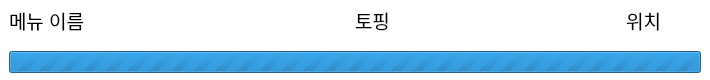
<?xml version="1.0" encoding="UTF-8"?>
<ui version="4.0">
 <class>Form</class>
 <widget class="QWidget" name="Form">
  <property name="geometry">
   <rect>
    <x>0</x>
    <y>0</y>
    <width>710</width>
    <height>80</height>
   </rect>
  </property>
  <property name="sizePolicy">
   <sizepolicy hsizetype="Preferred" vsizetype="Expanding">
    <horstretch>0</horstretch>
    <verstretch>0</verstretch>
   </sizepolicy>
  </property>
  <property name="minimumSize">
   <size>
    <width>0</width>
    <height>80</height>
   </size>
  </property>
  <property name="windowTitle">
   <string>Form</string>
  </property>
  <widget class="QFrame" name="frame_2">
   <property name="geometry">
    <rect>
     <x>0</x>
     <y>0</y>
     <width>710</width>
     <height>80</height>
    </rect>
   </property>
   <property name="styleSheet">
    <string notr="true">background: rgb(255, 255, 255);</string>
   </property>
   <property name="frameShape">
    <enum>QFrame::NoFrame</enum>
   </property>
   <property name="frameShadow">
    <enum>QFrame::Raised</enum>
   </property>
   <property name="lineWidth">
    <number>0</number>
   </property>
   <layout class="QVBoxLayout" name="verticalLayout">
    <property name="spacing">
     <number>0</number>
    </property>
    <property name="leftMargin">
     <number>9</number>
    </property>
    <property name="topMargin">
     <number>0</number>
    </property>
    <property name="rightMargin">
     <number>9</number>
    </property>
    <property name="bottomMargin">
     <number>0</number>
    </property>
    <item>
     <widget class="QFrame" name="frame">
      <property name="sizePolicy">
       <sizepolicy hsizetype="Expanding" vsizetype="Fixed">
        <horstretch>0</horstretch>
        <verstretch>0</verstretch>
       </sizepolicy>
      </property>
      <property name="frameShape">
       <enum>QFrame::NoFrame</enum>
      </property>
      <property name="frameShadow">
       <enum>QFrame::Raised</enum>
      </property>
      <property name="lineWidth">
       <number>0</number>
      </property>
      <layout class="QHBoxLayout" name="horizontalLayout">
       <property name="spacing">
        <number>0</number>
       </property>
       <property name="leftMargin">
        <number>0</number>
       </property>
       <property name="topMargin">
        <number>0</number>
       </property>
       <property name="rightMargin">
        <number>0</number>
       </property>
       <property name="bottomMargin">
        <number>10</number>
       </property>
       <item>
        <widget class="QLabel" name="label_menu_name">
         <property name="sizePolicy">
          <sizepolicy hsizetype="Preferred" vsizetype="Fixed">
           <horstretch>3</horstretch>
           <verstretch>0</verstretch>
          </sizepolicy>
         </property>
         <property name="minimumSize">
          <size>
           <width>0</width>
           <height>20</height>
          </size>
         </property>
         <property name="font">
          <font>
           <pointsize>14</pointsize>
           <weight>50</weight>
           <bold>false</bold>
          </font>
         </property>
         <property name="frameShape">
          <enum>QFrame::NoFrame</enum>
         </property>
         <property name="lineWidth">
          <number>0</number>
         </property>
         <property name="text">
          <string>메뉴 이름</string>
         </property>
         <property name="alignment">
          <set>Qt::AlignLeading|Qt::AlignLeft|Qt::AlignVCenter</set>
         </property>
        </widget>
       </item>
       <item>
        <widget class="QLabel" name="label_topping_name">
         <property name="sizePolicy">
          <sizepolicy hsizetype="Preferred" vsizetype="Fixed">
           <horstretch>2</horstretch>
           <verstretch>0</verstretch>
          </sizepolicy>
         </property>
         <property name="minimumSize">
          <size>
           <width>0</width>
           <height>20</height>
          </size>
         </property>
         <property name="font">
          <font>
           <pointsize>14</pointsize>
           <weight>50</weight>
           <bold>false</bold>
          </font>
         </property>
         <property name="frameShape">
          <enum>QFrame::NoFrame</enum>
         </property>
         <property name="lineWidth">
          <number>0</number>
         </property>
         <property name="text">
          <string>토핑</string>
         </property>
         <property name="alignment">
          <set>Qt::AlignLeading|Qt::AlignLeft|Qt::AlignVCenter</set>
         </property>
        </widget>
       </item>
       <item>
        <widget class="QLabel" name="label_position">
         <property name="sizePolicy">
          <sizepolicy hsizetype="Preferred" vsizetype="Fixed">
           <horstretch>1</horstretch>
           <verstretch>0</verstretch>
          </sizepolicy>
         </property>
         <property name="minimumSize">
          <size>
           <width>0</width>
           <height>20</height>
          </size>
         </property>
         <property name="font">
          <font>
           <pointsize>14</pointsize>
           <weight>50</weight>
           <bold>false</bold>
          </font>
         </property>
         <property name="frameShape">
          <enum>QFrame::NoFrame</enum>
         </property>
         <property name="lineWidth">
          <number>0</number>
         </property>
         <property name="text">
          <string>위치</string>
         </property>
         <property name="alignment">
          <set>Qt::AlignCenter</set>
         </property>
        </widget>
       </item>
      </layout>
     </widget>
    </item>
    <item>
     <widget class="QProgressBar" name="progressbar">
      <property name="maximum">
       <number>0</number>
      </property>
      <property name="value">
       <number>-1</number>
      </property>
      <property name="textVisible">
       <bool>false</bool>
      </property>
     </widget>
    </item>
   </layout>
  </widget>
 </widget>
 <resources/>
 <connections/>
</ui>
